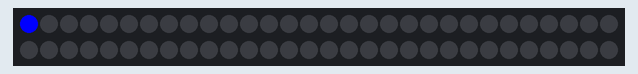
Bench run of a sketch on a simulated Arduino Uno, built for the host (arithmetic inside an expression is 32-bit, double 64-bit). On the bench: 60 RGB LEDs in strip order, left to right, continuing on the next row.

Above: at 0.15 s.
At 5.68 s:
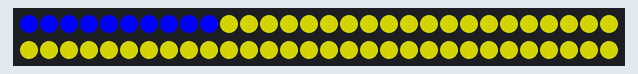
At 10.09 s:
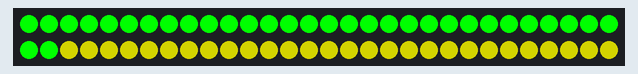
At 20.12 s:
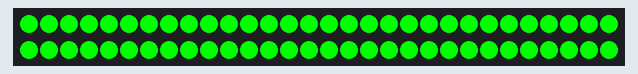
At 29.37 s:
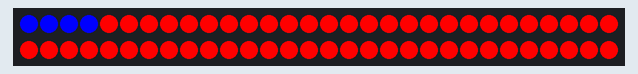
At 38.78 s:
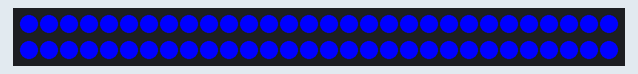

The sketch:

demo1_ws281x_light_strip.ino
```cpp
#include <FastLED.h>

#define LED_PIN = 7
#define NUM_LEDS 60

CRGB leds[NUM_LEDS];

void setup() {
	FastLED.addLeds<NEOPIXEL, 6>(leds, NUM_LEDS);
}

void loop() {
	for(int i=0; i<=60; i++) {
		leds[i] = CRGB(0, 0, 255);
		FastLED.show();
		delay(20);
	}
	for(int i=60; i>=0; i--) {
		leds[i] = CRGB(255, 0, 0);
		FastLED.show();
		delay(20);
	}
	for(int i=0; i<=60; i++) {
		leds[i] = CRGB(0, 255, 0);
		FastLED.show();
		delay(20);
	}
	for(int i=60; i>=0; i--) {
		leds[i] = CRGB(127, 127, 0);
		FastLED.show();
		delay(20);
	}
}
```
